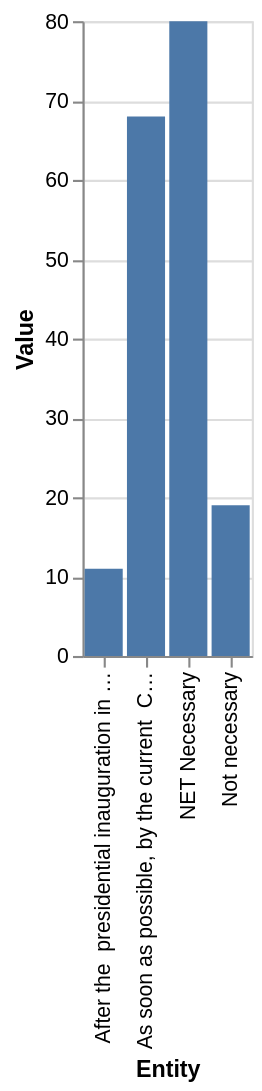

Vega-Lite specification for this chart:
### Vega-Lite specification from a JSON file in a GitHub repository (floating-point values rounded to 4 significant figures)
{"$schema": "https://vega.github.io/schema/vega-lite/v5.json", "description": "Bar chart auto-generated from CSV", "data": {"values": [{"Entity": "After the  presidential inauguration in January", "Value": 11}, {"Entity": "NET Necessary", "Value": 80}, {"Entity": "As soon as possible, by the current  Congress and President Trump", "Value": 68}, {"Entity": "Not necessary", "Value": 19}]}, "mark": "bar", "encoding": {"x": {"field": "Entity", "type": "ordinal"}, "y": {"field": "Value", "type": "quantitative"}}}
